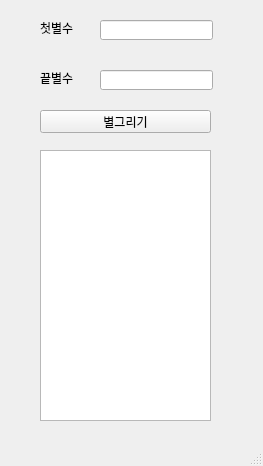
<?xml version="1.0" encoding="UTF-8"?>
<ui version="4.0">
 <class>MainWindow</class>
 <widget class="QMainWindow" name="MainWindow">
  <property name="geometry">
   <rect>
    <x>0</x>
    <y>0</y>
    <width>263</width>
    <height>466</height>
   </rect>
  </property>
  <property name="windowTitle">
   <string>MainWindow</string>
  </property>
  <widget class="QWidget" name="centralwidget">
   <widget class="QLabel" name="lbl_first">
    <property name="geometry">
     <rect>
      <x>40</x>
      <y>20</y>
      <width>51</width>
      <height>16</height>
     </rect>
    </property>
    <property name="text">
     <string>첫별수</string>
    </property>
   </widget>
   <widget class="QLineEdit" name="le_first">
    <property name="geometry">
     <rect>
      <x>100</x>
      <y>20</y>
      <width>113</width>
      <height>20</height>
     </rect>
    </property>
   </widget>
   <widget class="QLabel" name="lbl_last">
    <property name="geometry">
     <rect>
      <x>40</x>
      <y>70</y>
      <width>41</width>
      <height>16</height>
     </rect>
    </property>
    <property name="text">
     <string>끝별수</string>
    </property>
   </widget>
   <widget class="QLineEdit" name="le_last">
    <property name="geometry">
     <rect>
      <x>100</x>
      <y>70</y>
      <width>113</width>
      <height>20</height>
     </rect>
    </property>
   </widget>
   <widget class="QPushButton" name="pb">
    <property name="geometry">
     <rect>
      <x>40</x>
      <y>110</y>
      <width>171</width>
      <height>23</height>
     </rect>
    </property>
    <property name="text">
     <string>별그리기</string>
    </property>
   </widget>
   <widget class="QPlainTextEdit" name="pte">
    <property name="geometry">
     <rect>
      <x>40</x>
      <y>150</y>
      <width>171</width>
      <height>271</height>
     </rect>
    </property>
   </widget>
  </widget>
  <widget class="QMenuBar" name="menubar">
   <property name="geometry">
    <rect>
     <x>0</x>
     <y>0</y>
     <width>263</width>
     <height>21</height>
    </rect>
   </property>
  </widget>
  <widget class="QStatusBar" name="statusbar"/>
 </widget>
 <resources/>
 <connections/>
</ui>
